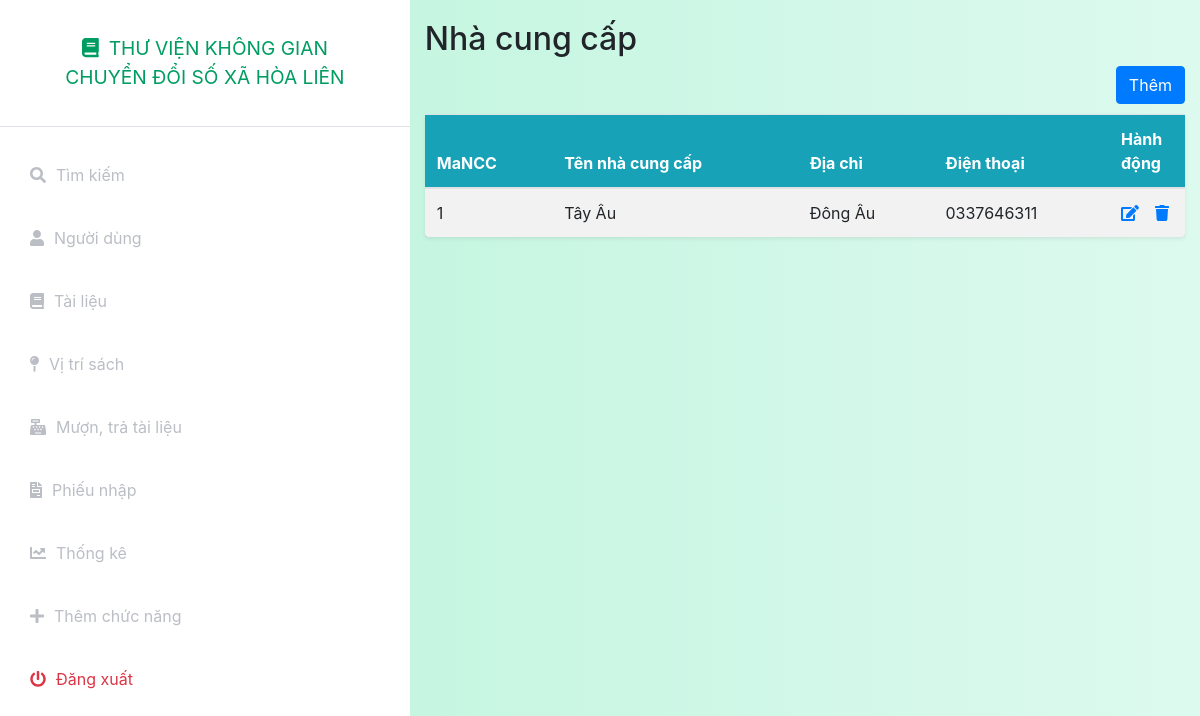
Page /index.php?controller=provided&action=index (signed in) on the committed database.
### tables this page shows
CREATE TABLE `nhacungcap` (
  `MaNCC` int(11) NOT NULL,
  `TenNCC` text NOT NULL,
  `DiaChi` text NOT NULL,
  `DienThoai` text NOT NULL,
  `status` int(11) NOT NULL DEFAULT 1
);

### index.php (called while the page is built, shortened)
<?php
include_once('models/Auth.php');
$action = isset($_GET['action']) ? $_GET['action'] : 'index';
$object = new $classController();
$object->$action();
?>

### config.php (called while the page is built, shortened)
<?php
function getalldata($query)
{
    global $connect;
    $result=mysqli_query($connect,$query);
    if(mysqli_num_rows($result)>0)
        return mysqli_fetch_all($result,MYSQLI_ASSOC);
    else
        return false;
}
function getonedata($query)
{
    global $connect;
    $result=mysqli_query($connect,$query);
    if($result&&mysqli_num_rows($result)==1)
        return mysqli_fetch_assoc($result);
    else
        return false;
}
?>

### models/User.php (called while the page is built, shortened)
<?php
include_once('./config.php');
class User
{
    public static function show($idoruser)
    {
        $query = "select * from nguoidung where id = '$idoruser' or Username = '$idoruser'";
        $data = getonedata($query);
        return $data;
    }
}

### models/Auth.php (called while the page is built, shortened)
<?php
include_once('./config.php');
include_once('User.php');
class Auth
{
    private static $ChucDanh = null;
    public static function isAdmin()
    {
        if(self::isLogin())
        {
            if (self::$ChucDanh == 'admin')
                return true;
            else
                return false;
        }
        else
        {
            return false;
        }
    }
    public static function isLogin()
    {
        if (isset($_SESSION['token']) && isset($_SESSION['Username'])) {
            $data = User::show($_SESSION['Username']);
            if($data)
            {
                if($data['token'] == $_SESSION['token'])
                {
                    self::$ChucDanh = $data['ChucDanh'];
                    return true;
                }
            }
            else
            {
                return false;
            }
        } else
            return false;
    }
}

### models/Provided.php (called while the page is built, shortened)
<?php
include_once('./config.php');
class Provided
{
    public static function index()
    {
        $query = "select * from nhacungcap  where status = '1'";
        $data = getalldata($query);
        return $data;
    }
}

### views/provided/index.php (the view)
<?php include_once('././assets/layouts/header.php'); ?>
<?php include_once('././assets/layouts/siderbar.php'); ?>
<div class="container-fluid" style="padding-top:20px">
    <h2>Nhà cung cấp</h2>
    <table class="table table-striped bg-white rounded shadow-sm  table-hover">
    <div class="d-grid gap-2 d-md-flex justify-content-md-end">
        <a name="" id="" class="btn btn-primary" href="index.php?controller=provided&action=add" role="button" style="margin-bottom:10px">Thêm</a>
    </div>
        <thead class="bg-info text-white">
            <tr class="border-dark">
                <th>MaNCC</th>
                <th>Tên nhà cung cấp</th>
                <th>Địa chỉ</th>
                <th>Điện thoại</th>
                <th style="width: 10%;">Hành động</th>
            </tr>
        </thead>
        <tbody>
            <?php
            if (isset($data) && is_array($data)) {
                foreach ($data as $document) {
                    if ($document['status'] == 1) {
                        echo "<tr>";
                        echo "<td class=\"border-dark\" scope=\"row\">" . $document['MaNCC'] . "</td>";
                        echo "<td class=\"border-dark\">" . $document['TenNCC'] . "</td>";
                        echo "<td class=\"border-dark\">" . $document['DiaChi'] . "</td>";
                        echo "<td class=\"border-dark\">" . $document['DienThoai'] . "</td>";
                        echo '<td class="border-dark">';
                        echo '<a href="index.php?controller=provided&action=edit&MaNCC=' . $document['MaNCC'] . '"><i class="fas fa-edit"></i></a>';
                        echo '<a class="ml-3" onclick="return confirm(\'Bạn có muốn xóa?\')" href="index.php?controller=provided&action=delete&MaNCC=' . $document['MaNCC'] . '"><i class="fas fa-trash"></i></a>';
                        echo "</tr>";
                    }
                }
            }
            ?>
    </table>
</div>
<?php include_once('././assets/layouts/footer.php'); ?>

### assets/css/styles.css (style rules this page uses)
:root { --main-bg-color: #009d63; --main-text-color: #009d63; --second-text-color: #bbbec5; --second-bg-color: #c1efde; }

### rows in the picture
nhacungcap: MaNCC "1", TenNCC "Tây Âu", DiaChi "Đông Âu", DienThoai "0337646311"
